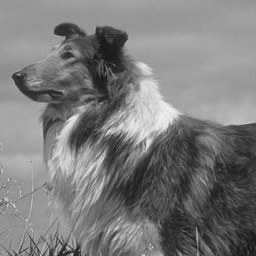
#> input picture code/inputs/p6_inp.png, 256 x 256 px
$ python prob6.py
#> lines starting #> are read from the running program, lines starting #| are printed output that depends on the picture
## Default modules imported. Import more if you need to.

import numpy as np
from skimage.io import imread, imsave


## Fill out these functions yourself

def im2wv(img,nLev):
    result=[]
    unitMatrix=np.array([[1,1,1,1],[-1,1,-1,1],[-1,-1,1,1],[1,-1,-1,1]])
    for i in range(0,nLev):
        height,width=img.shape[0],img.shape[1]
        half_h,half_w=int(height/2),int(width/2)
        LargeL=np.zeros([half_h,half_w])
        LargeH1=np.zeros([half_h,half_w])
        LargeH2=np.zeros([half_h,half_w])
        LargeH3=np.zeros([half_h,half_w])
        for m in range(0,height-1,2):
            for n in range(0,width-1,2):
                abcd=np.array([img[m][n],img[m+1][n],img[m][n+1],img[m+1][n+1]])
                lhhh=0.5*np.inner(unitMatrix,np.transpose(abcd))
                sm=int(m/2)
                sn=int(n/2)
                LargeL[sm][sn]=lhhh[0]
                LargeH1[sm][sn]=lhhh[1]
                LargeH2[sm][sn]=lhhh[2]
                LargeH3[sm][sn]=lhhh[3]
        v=[LargeH1,LargeH2,LargeH3]
        result.append(v)
        if i==nLev-1:
            result.append(LargeL)
        img=LargeL
    # Placeholder that does nothing
    return result


def wv2im(pyr):
    nLev=len(pyr)
    unitMatrix=np.array([[1,1,1,1],[-1,1,-1,1],[-1,-1,1,1],[1,-1,-1,1]])
    Amatrix=np.linalg.inv(unitMatrix)
    newpyr=pyr[:]
    for i in range(0,nLev-1):
        LL=newpyr[nLev-1-i]
        LH1=newpyr[nLev-1-i-1][0]
        LH2=newpyr[nLev-1-i-1][1]
        LH3=newpyr[nLev-1-i-1][2]
        newIm=np.zeros([len(LL)*2,len(LL)*2])
        for m in range(np.shape(LL)[0]):
            for n in range(np.shape(LL)[1]):
                lhhh=np.array([LL[m][n],LH1[m][n],LH2[m][n],LH3[m][n]])
                abcd=2*np.inner(Amatrix,np.transpose(lhhh))
                newIm[m*2][n*2]=abcd[0]
                newIm[m*2+1][n*2]=abcd[1]
                newIm[m*2][n*2+1]=abcd[2]
                newIm[m*2+1][n*2+1]=abcd[3]
        newpyr[nLev-1-i-1]=newIm
        newpyr.pop()
    return newpyr[-1]


########################## Support code below

from os.path import normpath as fn # Fixes window/linux path conventions
import warnings
warnings.filterwarnings('ignore')


# Utility functions to clip intensities b/w 0 and 1
# Otherwise imsave complains
def clip(im):
    return np.maximum(0.,np.minimum(1.,im))


# Visualize pyramid like in slides
def vis(pyr, lev=0):
    if len(pyr) == 1:
        return pyr[0]/(2**lev)

    sz=pyr[0][0].shape
    sz1 = [sz[0]*2,sz[1]*2]
    img = np.zeros(sz1,dtype=np.float32)

    img[0:sz[0],0:sz[1]] = vis(pyr[1:],lev+1)

    # Just scale / shift gradient images for visualization
    img[sz[0]:,0:sz[1]] = pyr[0][0]*(2**(1-lev))+0.5
    img[0:sz[0],sz[1]:] = pyr[0][1]*(2**(1-lev))+0.5
    img[sz[0]:,sz[1]:] = pyr[0][2]*(2**(1-lev))+0.5

    return img


############# Main Program


img = np.float32(imread(fn('inputs/p6_inp.png')))/255.
#> img: shape (256, 256) float32; min 0.0745, max 0.945, mean 0.486

# Visualize pyramids
pyr = im2wv(img,1)
#> after the loop in im2wv, `for i in range(0,nLev):`:
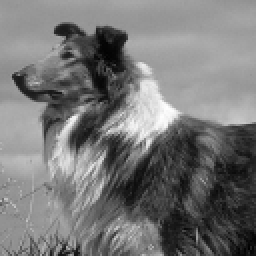
#> LargeL: shape (128, 128) float64 (shown 2 times larger); min 0.186, max 1.86, mean 0.971; drawn with min black and max white
#> pyr = 2 items
imsave(fn('outputs/prob6a_1.png'),clip(vis(pyr)))

pyr = im2wv(img,2)
#> call 2 of im2wv, with nLev = 2
#> after the loop in im2wv (call 2), `for i in range(0,nLev):`:
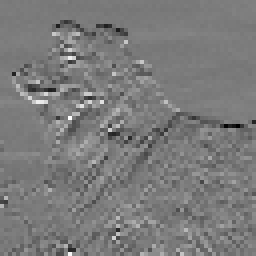
#> LargeH1: shape (64, 64) float64 (shown 4 times larger); min -0.576, max 0.612, mean -0.00269; drawn with min black and max white
#> after the loop in im2wv (call 2), `for i in range(0,nLev):`:
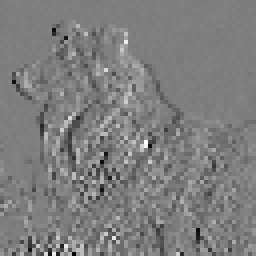
#> LargeH2: shape (64, 64) float64 (shown 4 times larger); min -0.62, max 0.628, mean -0.00247; drawn with min black and max white
#> after the loop in im2wv (call 2), `for i in range(0,nLev):`:
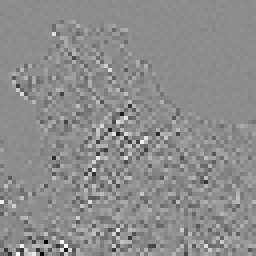
#> LargeH3: shape (64, 64) float64 (shown 4 times larger); min -0.416, max 0.337, mean 2.06e-05; drawn with min black and max white
#> after the loop in im2wv (call 2), `for i in range(0,nLev):`:
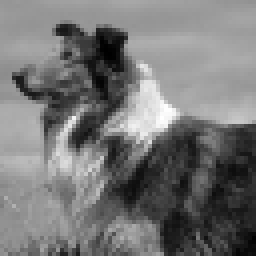
#> LargeL: shape (64, 64) float64 (shown 4 times larger); min 0.431, max 3.68, mean 1.94; drawn with min black and max white
#> pyr = 3 items
imsave(fn('outputs/prob6a_2.png'),clip(vis(pyr)))

pyr = im2wv(img,3)
#> call 3 of im2wv, with nLev = 3
#> after the loop in im2wv (call 3), `for i in range(0,nLev):`:
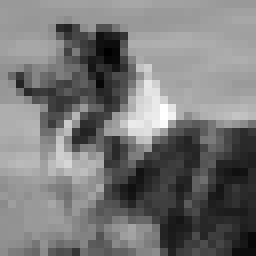
#> LargeL: shape (32, 32) float64 (shown 8 times larger); min 0.886, max 7.25, mean 3.88; drawn with min black and max white
#> pyr = 4 items
imsave(fn('outputs/prob6a_3.png'),clip(vis(pyr)))
#> in vis (call 6), `img[sz[0]:,sz[1]:] = pyr[0][2]*(2**(1-lev))+0.5`:
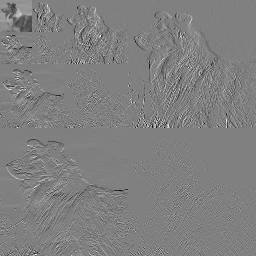
#> img: shape (256, 256) float32; min -0.23, max 1.22, mean 0.498; drawn with min black and max white

# Inverse transform to reconstruct image
im = clip(wv2im(pyr))
#> in wv2im, `nLev=len(pyr)`: nLev = 4
#> in wv2im, `newpyr=pyr[:]`: newpyr = 4 items
#> after the loop in wv2im, `for i in range(0,nLev-1):`: newpyr = 1 item
imsave(fn('outputs/prob6b.png'),im)

# Zero out some levels and reconstruct
for i in range(len(pyr)-1):

    for j in range(3):
        pyr[i][j][...] = 0.

    im = clip(wv2im(pyr))
    imsave(fn('outputs/prob6b_%d.png' % i),im)
#> this loop made 3 passes
